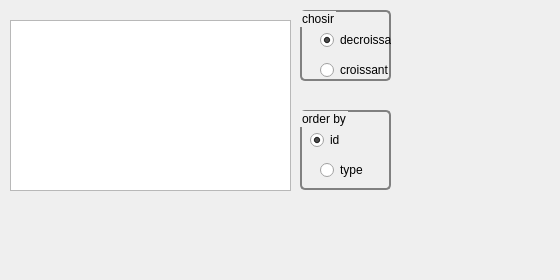
     <widget class="QWidget" name="tab_11">
      <attribute name="title">
       <string>trier conge</string>
      </attribute>
      <widget class="QGroupBox" name="groupBox_4">
       <property name="geometry">
        <rect>
         <x>300</x>
         <y>10</y>
         <width>91</width>
         <height>71</height>
        </rect>
       </property>
       <property name="styleSheet">
        <string notr="true">QGroupBox {
    background-color: qlineargradient(x1: 0, y1: 0, x2: 0, y2: 1,
                                      stop: 0 #E0E0E0, stop: 1 #FFFFFF);
    border: 2px solid gray;
    border-radius: 5px;
    margin-top: 1ex; /* leave space at the top for the title */
}</string>
       </property>
       <property name="title">
        <string>chosir</string>
       </property>
       <widget class="QRadioButton" name="radioButton_23">
        <property name="geometry">
         <rect>
          <x>20</x>
          <y>20</y>
          <width>95</width>
          <height>20</height>
         </rect>
        </property>
        <property name="styleSheet">
         <string notr="true"/>
        </property>
        <property name="text">
         <string>decroissant</string>
        </property>
        <property name="checked">
         <bool>true</bool>
        </property>
       </widget>
       <widget class="QRadioButton" name="radioButton_24">
        <property name="geometry">
         <rect>
          <x>20</x>
          <y>50</y>
          <width>95</width>
          <height>20</height>
         </rect>
        </property>
        <property name="text">
         <string>croissant</string>
        </property>
       </widget>
       <zorder>radioButton_24</zorder>
       <zorder>radioButton_23</zorder>
      </widget>
      <widget class="QGroupBox" name="groupBox_3">
       <property name="geometry">
        <rect>
         <x>300</x>
         <y>110</y>
         <width>91</width>
         <height>80</height>
        </rect>
       </property>
       <property name="styleSheet">
        <string notr="true">QGroupBox {
    background-color: qlineargradient(x1: 0, y1: 0, x2: 0, y2: 1,
                                      stop: 0 #E0E0E0, stop: 1 #FFFFFF);
    border: 2px solid gray;
    border-radius: 5px;
    margin-top: 1ex; /* leave space at the top for the title */
}</string>
       </property>
       <property name="title">
        <string>order by</string>
       </property>
       <widget class="QRadioButton" name="radioButton_21">
        <property name="geometry">
         <rect>
          <x>10</x>
          <y>20</y>
          <width>95</width>
          <height>20</height>
         </rect>
        </property>
        <property name="text">
         <string>id</string>
        </property>
        <property name="checked">
         <bool>true</bool>
        </property>
       </widget>
       <widget class="QRadioButton" name="radioButton_22">
        <property name="geometry">
         <rect>
          <x>20</x>
          <y>50</y>
          <width>95</width>
          <height>20</height>
         </rect>
        </property>
        <property name="styleSheet">
         <string notr="true">QGroupBox {
    background-color: qlineargradient(x1: 0, y1: 0, x2: 0, y2: 1,
                                      stop: 0 #E0E0E0, stop: 1 #FFFFFF);
    border: 2px solid gray;
    border-radius: 5px;
    margin-top: 1ex; /* leave space at the top for the title */
}</string>
        </property>
        <property name="text">
         <string>type</string>
        </property>
       </widget>
      </widget>
      <widget class="QTableView" name="tabemp_5">
       <property name="geometry">
        <rect>
         <x>10</x>
         <y>20</y>
         <width>281</width>
         <height>171</height>
        </rect>
       </property>
       <property name="font">
        <font>
         <pointsize>11</pointsize>
        </font>
       </property>
       <property name="styleSheet">
        <string notr="true"/>
       </property>
      </widget>
      <widget class="QLabel" name="label_5">
       <property name="geometry">
        <rect>
         <x>-44</x>
         <y>0</y>
         <width>551</width>
         <height>271</height>
        </rect>
       </property>
       <property name="styleSheet">
        <string notr="true">background-image: url(:/bg.jpg);</string>
       </property>
       <property name="text">
        <string/>
       </property>
       <property name="pixmap">
        <pixmap>../60342173_2276972439287605_1529191567795945472_n.jpg</pixmap>
       </property>
      </widget>
      <zorder>label_5</zorder>
      <zorder>groupBox_4</zorder>
      <zorder>groupBox_3</zorder>
      <zorder>tabemp_5</zorder>
     </widget>
